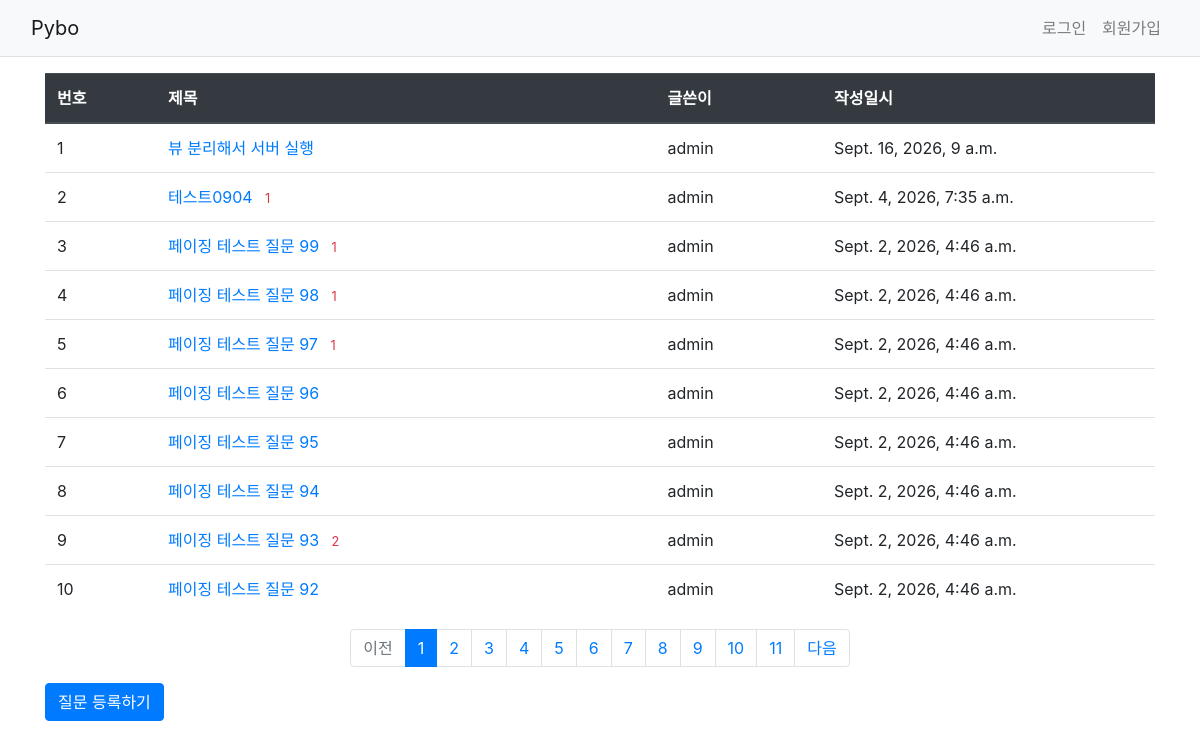
Page /pybo/ on the earlier database version.
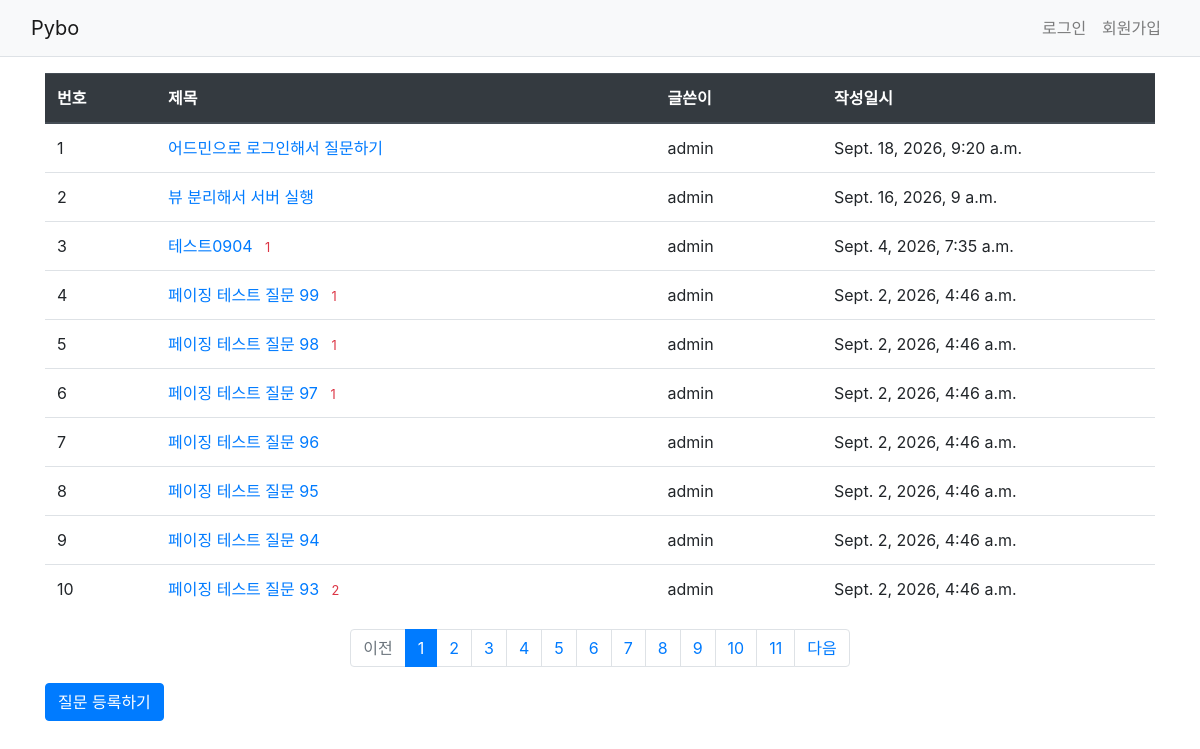
Same page on the later database version.
### pybo/models.py (models this page shows, shortened)
class Question(models.Model):
    author = models.ForeignKey(
        User,
        on_delete=models.CASCADE,
        related_name='author_question',
    )
    subject = models.CharField(
        max_length=200,
    )
    content = models.TextField()
    create_date = models.DateTimeField()
    modify_date = models.DateTimeField(
        null=True,
        blank=True,
    )
    voter = models.ManyToManyField(
        User,
        related_name='voter_question',
        blank=True,
    )

### pybo/views/base_views.py (the view)
def index(request):
    page = request.GET.get('page', '1')
    question_list = Question.objects.order_by('-create_date')
    paginator = Paginator(question_list, 10)
    page_obj = paginator.get_page(page)
    context = {
        'question_list': page_obj,
    }
    return render(
        request,
        'pybo/question_list.html',
        context,
    )

### templates/pybo/question_list.html
{% extends 'base.html' %}
{% block content %}
<div class="container my-3">
    <table class="table">
        <thead>
            <tr class="thead-dark">
                <th style="width: 10%;">번호</th>
                <th style="width: 45%;">제목</th>
                <th style="width: 15%;">글쓴이</th>
                <th style="width: 30%;">작성일시</th>
            </tr>
        </thead>
    <tbody>
        {% if question_list %}
            {% for question in question_list %}
            <tr>
                <td>{{ forloop.counter }}</td>
                <td>
                    <a href="{% url 'pybo:detail' question.id %}">
                        {{ question.subject }}
                    </a>
                    {% if question.answer_set.count > 0 %}
                    <span class="text-danger small mx-2">
                        {{ question.answer_set.count }}
                    </span>
                    {% endif %}
                </td>
                <td>
                    {{ question.author.username }}
                </td>
                <td>{{ question.create_date }}</td>
            </tr>
            {% endfor %}
        {% else %}
            <tr>
                <td colspan="4">
                    질문이 없습니다.
                </td>
            </tr>
        {% endif %}
        </tbody>
    </table>
    <ul class="pagination justify-content-center">
        {% if question_list.has_previous %}
        <li class="page-item">
            <a class="page-link"
               href="?page={{ question_list.previous_page_number }}">
                이전
            </a>
        </li>
        {% else %}
        <li class="page-item disabled">
            <a class="page-link" href="#">
                이전
            </a>
        </li>
        {% endif %}
        {% for page_number in question_list.paginator.page_range %}
        <li class="page-item
                   {% if page_number == question_list.number %}active{% endif %}">
<a class="page-link"
               href="?page={{ page_number }}">
                {{ page_number }}
            </a>
        </li>
        {% endfor %}
        {% if question_list.has_next %}
        <li class="page-item">
            <a class="page-link"
               href="?page={{ question_list.next_page_number }}">
                다음
            </a>
        </li>
        {% else %}
        <li class="page-item disabled">
            <a class="page-link" href="#">
                다음
            </a>
        </li>
        {% endif %}
</ul>
<a href="{% url 'pybo:question_create' %}"
       class="btn btn-primary">
        질문 등록하기
    </a>
</div>
{% endblock %}

Differences in the rows shown:
no longer on this page (row unchanged): Question: subject "페이징 테스트 질문 92", author.username "admin", create_date "Sept. 2, 2026, 4:46 a.m."
added Question: subject "어드민으로 로그인해서 질문하기", author.username "admin", create_date "Sept. 18, 2026, 9:20 a.m."
